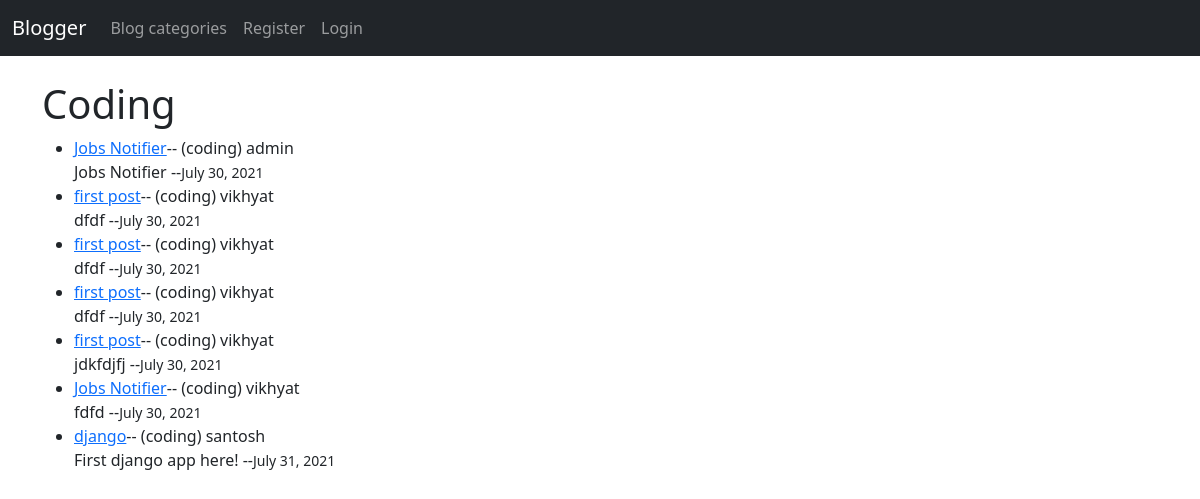
The app's page /category/coding/, older data.
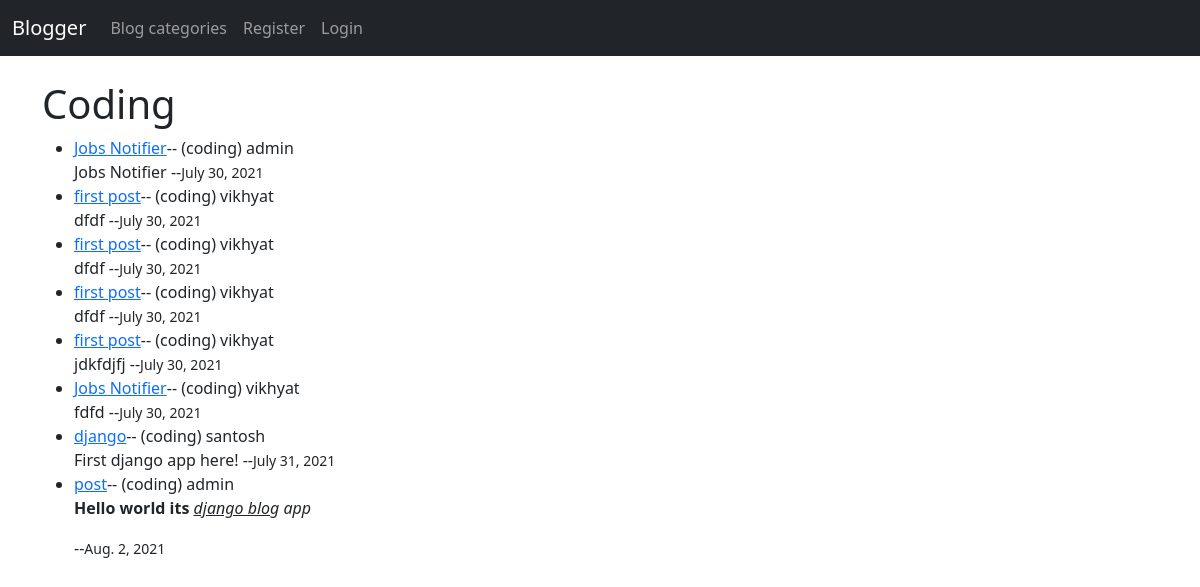
The same page, newer data.
### theblog/models.py (models this page shows, shortened)
class Post(models.Model):
    title = models.CharField(max_length=255)
    title_tag = models.CharField(max_length=255)
    author = models.ForeignKey(User,on_delete=models.CASCADE)
    body= RichTextField(blank=True,null=True)
    category=models.CharField(max_length=255,default='coding')
    snippet=models.CharField(max_length=255,default='Click link above to read blog post...')
    post_date=models.DateField(auto_now_add=True)
    likes = models.ManyToManyField(User,related_name='blog_post')

### theblog/views.py (the view)
# urls.py: path('category/<str:cats>/',CategoryView,name="category"),
def CategoryView(request,cats):
    catergory_post= Post.objects.filter(category=cats.replace('-',' '))
    return render(request,'categories.html',{'cats':cats.title().replace('-',' '),'category_post':catergory_post})

### theblog/templates/categories.html (shortened to what this page needs)
{%extends 'base.html'%}
{% block content %}
{% if category_post%}
<h1> {{cats}} </h1>
<ul>
    {% for post in category_post%}
       <li> <a href="{%url 'article-detail' post.pk%}">{{post.title}}</a>--
        ({{post.category}})
        {{post.author}}
        <br>
        {{post.body|slice:"200"|safe}} --<small>{{post.post_date}}</small></li>
    {%endfor%}
    </ul>
{%else %}
<div class="container  align-middle">
    <h3>Sorry this page does not exist😌</h3>
    <a href="{%url 'home'%}">Back to Home Page</a>
</div>
{% endif %}
{% endblock %}

Row changes from the older to the newer data that the page shows:
added Post: title "post", category "coding", author "admin", body "Hello world its django blo g app", post_date "Aug. 2, 2021"
